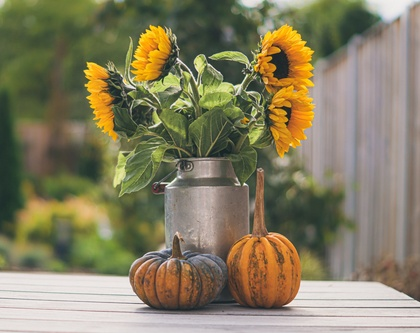
%> input picture slike/pexels-photo-3123914.jpeg, 420 x 333 px, shrunk from 1642 x 1300 before the run
$ octave sobel.m   (GNU Octave 9; MATLAB toolbox functions it lacks are replaced by stand-ins)
%> lines starting %> are read from the running program, lines starting %| are printed output that depends on the picture; in (x1, y1, x2, y2) boxes, pixels count from 0 and x2, y2 are one past the last pixel; in counts of white or black regions, pixels touching at a corner belong together; the program's own positions count from 1
imageFolder=cd('C:\Users\Mahira\Desktop\slike');

%ucitavanje slike
slika=imread('pexels-photo-3123914.jpeg');
%> slika is the input picture: size 333x420x3 uint8; mean R, G, B 133.2, 126.4, 98.5

%pretvaranje slike u sivo
slika_sivo=rgb2gray(slika);
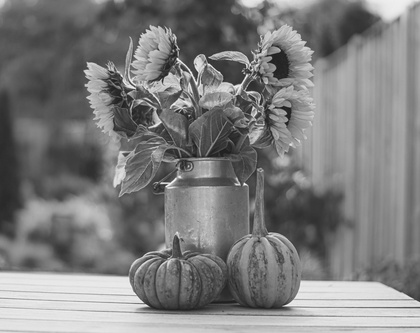
%> slika_sivo: size 333x420 uint8; min 27, max 255, mean 125.3

%konvertovanje slike u double
slika_double=double(slika_sivo);

%razmatra se samo jedan dio od cijele slike, matrica pixela 3x3 zbog maski,
%pa petlja ne ide do cijele duzine
for i=1:size(slika_double,1)-2
    for j=1:size(slika_double,2)-2

        %X komponenta za Sobel masku: razlika prvog i treceg reda
        Gx=((slika_double(i+2,j)+2*slika_double(i+2,j+1)+slika_double(i+2,j+2))-(slika_double(i,j)+2*slika_double(i,j+1)+slika_double(i,j+2)));

        %Y komponenta za Sobel masku: razlika prve i trece kolone
        Gy=((slika_double(i,j+2)+2*slika_double(i+1,j+2)+slika_double(i+2,j+2))-(slika_double(i,j)+2*slika_double(i+1,j)+slika_double(i+2,j)));

        %racunanje gradijenta slike
        slika_sivo(i,j)=sqrt(Gx.^2+Gy.^2);
    end
end
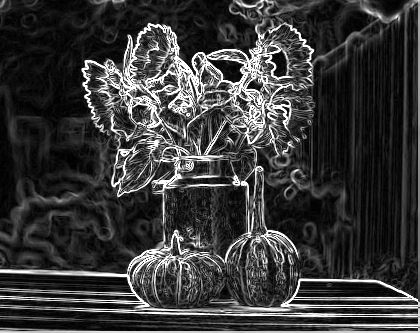
%> slika_sivo: size 333x420 uint8; min 0, max 255, mean 57.2
figure, imshow(slika); title('Originalna slika');
figure,imshow(slika_sivo); title('Slika nakon primjene Sobelovog gradijenta');

%podesiti parametar threshold
thresh=85;
slika_sivo=max(slika_sivo,thresh);
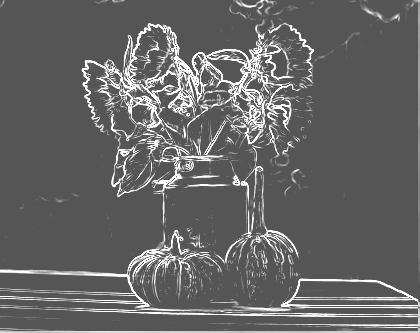
%> slika_sivo: size 333x420 uint8; min 85, max 255, mean 102.5

%ivice se boje u crno
slika_sivo(slika_sivo==thresh)=0;
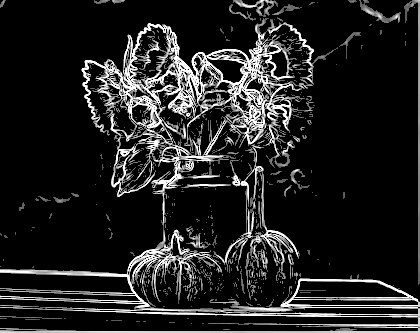
%> slika_sivo: size 333x420 uint8; min 0, max 255, mean 34.7

%komplement slike daje konacan rezultat
figure,imshow(~slika_sivo);title('Sobel edge detection');
%> after `imshow(~slika_sivo)`:
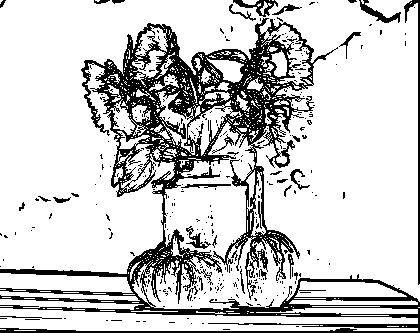
%> displayed picture: size 333x420 logical; 79.9% white; 314 black regions (283 under 20 px), largest, box (x1, y1, x2, y2) and area: (0, 18, 420, 333) 24518, (404, 0, 420, 285) 667, (359, 0, 401, 23) 283

$ run again, with slike/1406964-bigthumbnail.jpg copied over slike/pexels-photo-3123914.jpeg
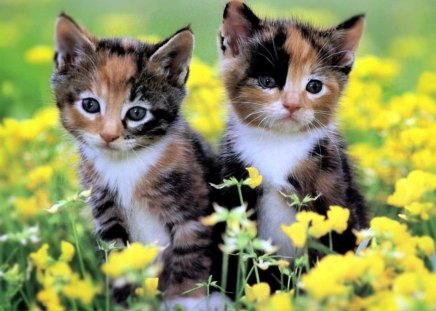
%> input picture slike/1406964-bigthumbnail.jpg, 436 x 311 px
%> slika is the input picture: size 311x436x3 uint8; mean R, G, B 141, 146.1, 92.2
%> after the loop `for i=1:size(slika_double,1)-2`:
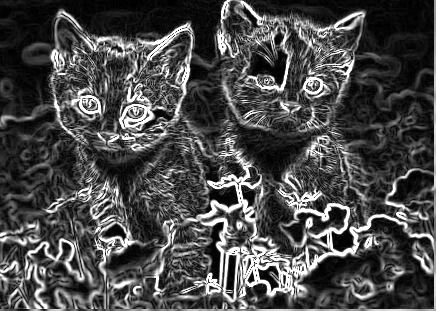
%> slika_sivo: size 311x436 uint8; min 0, max 255, mean 73.9
%> `imshow(~slika_sivo)`:
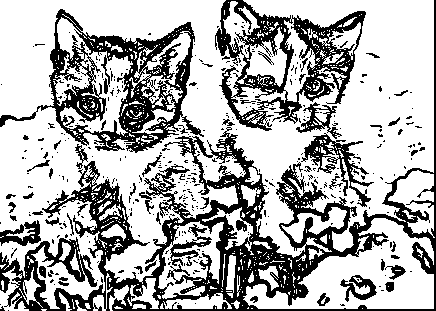
%> displayed picture: size 311x436 logical; 68.6% white; 402 black regions (350 under 20 px), largest, box (x1, y1, x2, y2) and area: (0, 0, 436, 311) 21804, (0, 9, 204, 153) 8350, (215, 0, 366, 131) 6430

$ run again, with slike/3341565-spring-nature-wallpapers.jpg copied over slike/pexels-photo-3123914.jpeg
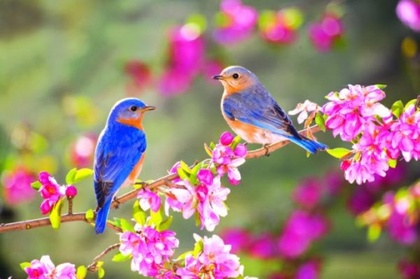
%> input picture slike/3341565-spring-nature-wallpapers.jpg, 420 x 279 px, shrunk from 516 x 343 before the run
%> slika is the input picture: size 279x420x3 uint8; mean R, G, B 157.2, 130.8, 120.2
%> after the loop `for i=1:size(slika_double,1)-2`:
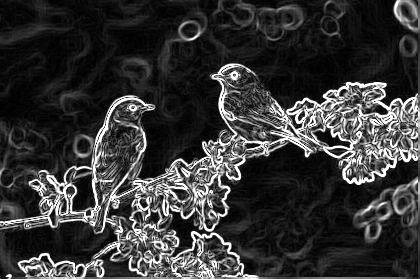
%> slika_sivo: size 279x420 uint8; min 0, max 255, mean 54.5
%> `imshow(~slika_sivo)`:
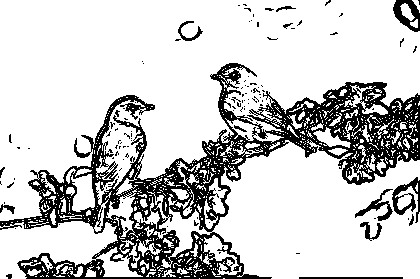
%> displayed picture: size 279x420 logical; 79.2% white; 119 black regions (105 under 20 px), largest, box (x1, y1, x2, y2) and area: (0, 63, 420, 279) 21886, (392, 177, 420, 223) 471, (393, 0, 420, 32) 438

$ run again, with slike/512BXRNPD4L.jpg copied over slike/pexels-photo-3123914.jpeg
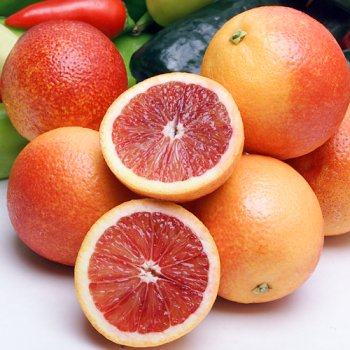
%> input picture slike/512BXRNPD4L.jpg, 350 x 350 px
%> slika is the input picture: size 350x350x3 uint8; mean R, G, B 202.8, 129.3, 102.4
%> after the loop `for i=1:size(slika_double,1)-2`:
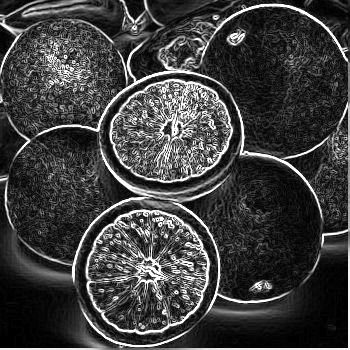
%> slika_sivo: size 350x350 uint8; min 0, max 255, mean 63.1
%> `imshow(~slika_sivo)`:
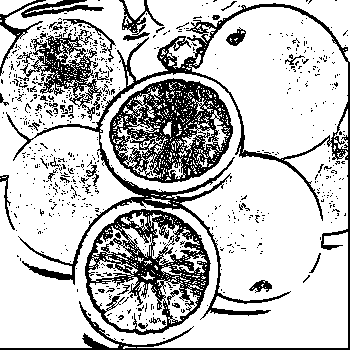
%> displayed picture: size 350x350 logical; 76.4% white; 677 black regions (634 under 20 px), largest, box (x1, y1, x2, y2) and area: (0, 3, 350, 350) 8703, (109, 78, 233, 183) 6609, (85, 209, 211, 335) 5722
